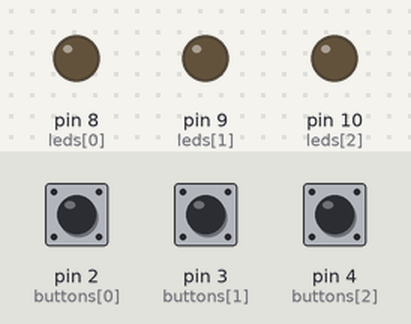
Bench run of a sketch on a simulated Arduino Uno, built with avr-gcc and run on an emulated ATmega328P. Shown: output pins drawn as LEDs (lit = HIGH). Inputs (shaded band) come from the test bench; at power-on: pin 2 (buttons[0]) HIGH, pin 3 (buttons[1]) HIGH, pin 4 (buttons[2]) HIGH.

Above: at 1.2 s.
1.3 s: pin 2 (buttons[0]) pulled LOW for 0.15 s
At 1.37 s:
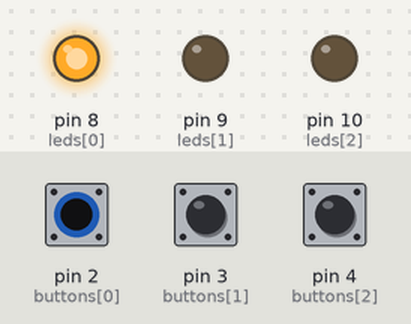
2.9 s: pin 3 (buttons[1]) pulled LOW for 0.15 s
At 2.97 s:
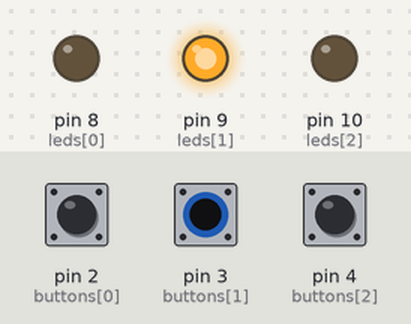
4.5 s: pin 4 (buttons[2]) pulled LOW for 0.15 s
At 4.57 s:
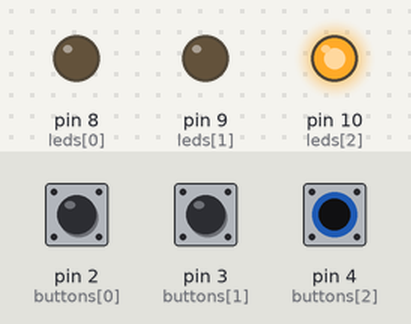
6.1 s: pin 4 (buttons[2]) pulled LOW for 3.2 s
At 10.3 s:
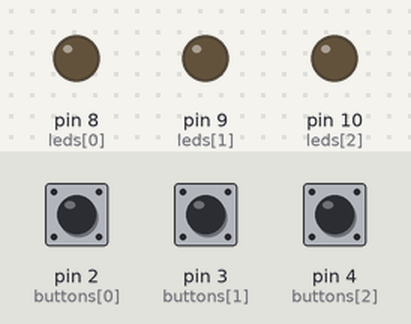
10.8 s: pin 2 (buttons[0]) pulled LOW for 3.2 s
At 11.5 s:
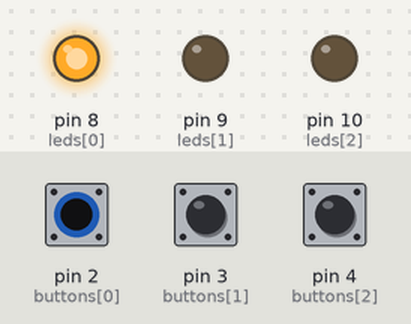
15.5 s: pin 2 (buttons[0]) driven LOW and pin 3 (buttons[1]) driven LOW
At 16.2 s:
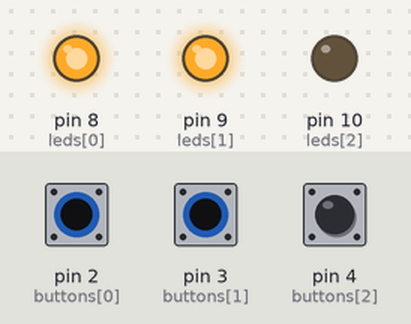
Timing chart, 0 to 18.0 s (numbered marks = the images above; inputs shaded):
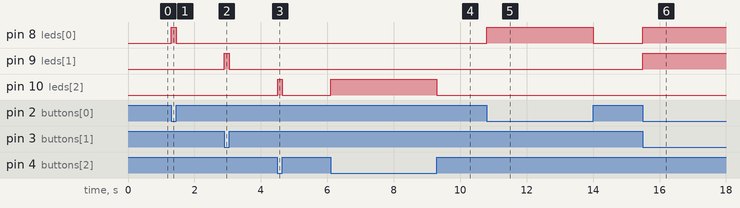

Measured:
- after the input at 1.3 s, pin 8 (leds[0]): LOW → HIGH at once, → LOW 0.15 s later
- after the input at 2.9 s, pin 9 (leds[1]): LOW → HIGH at once, → LOW 0.15 s later
- after the input at 4.5 s, pin 10 (leds[2]): LOW → HIGH at once, → LOW 0.15 s later
- after the input at 6.1 s, pin 10 (leds[2]): LOW → HIGH at once, → LOW 3.2 s later
- after the input at 10.8 s, pin 8 (leds[0]): LOW → HIGH at once, → LOW 3.2 s later
- after the input at 15.5 s, pin 8 (leds[0]), pin 9 (leds[1]): LOW → HIGH at once

The sketch:

code.ino
```cpp
const int buttons[3] = {2, 3, 4};
const int leds[3] = {8, 9, 10};

void setup() {
  for (int i = 0; i < 3; i++) {
    pinMode(buttons[i], INPUT_PULLUP);
    pinMode(leds[i], OUTPUT);
  }
}

void loop() {
  for (int i = 0; i < 3; i++) {
    int state = digitalRead(buttons[i]);
    digitalWrite(leds[i], state == LOW ? HIGH : LOW);
  }
}
```
